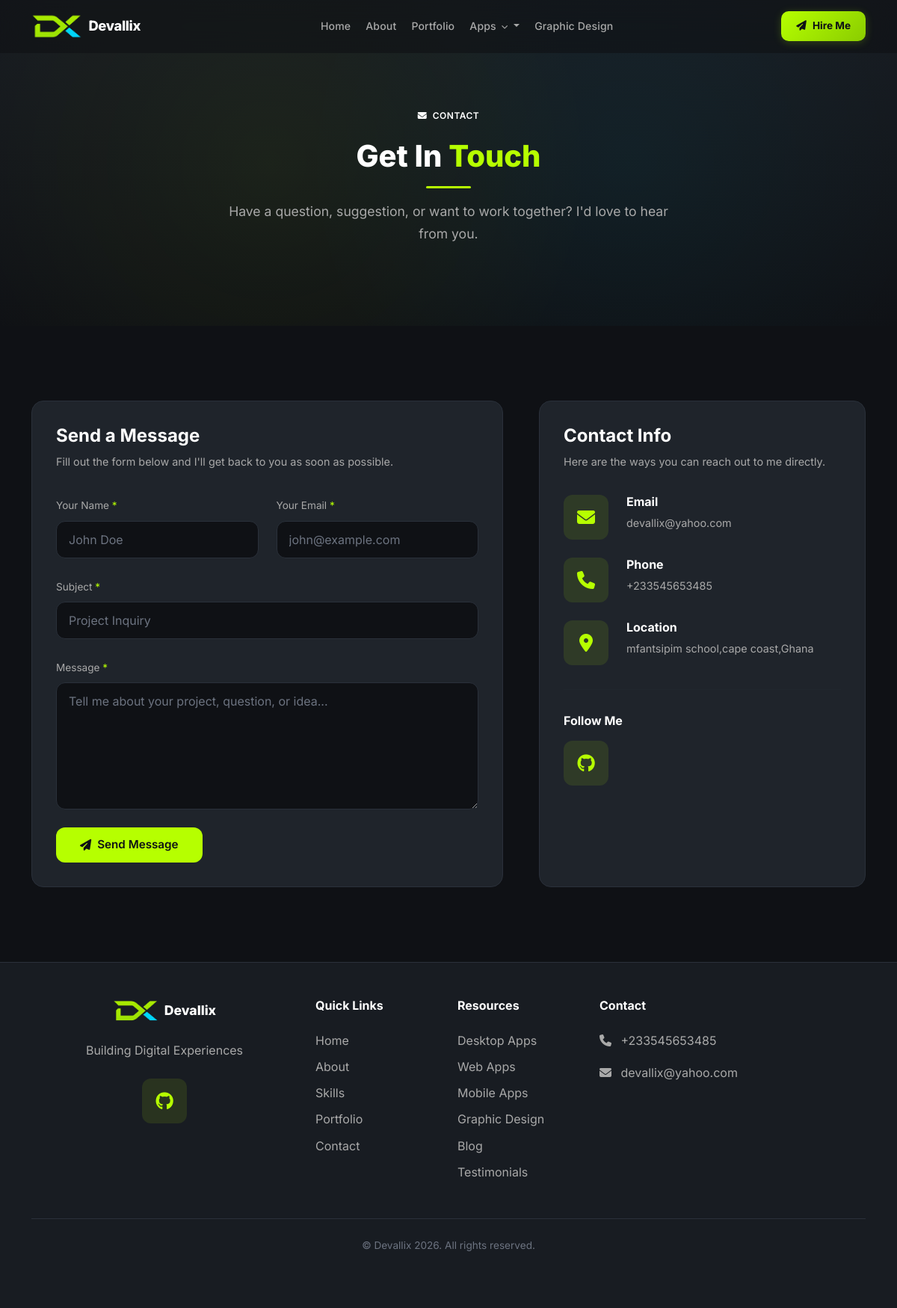
Page /contact/ on the committed database.
### apps/core/models.py (models this page shows, shortened)
class SiteSettings(models.Model):
    site_name = models.CharField(max_length=200, default='DevPortfolio')
    site_tagline = models.CharField(max_length=300, blank=True)
    logo = models.ImageField(upload_to='uploads/site/', blank=True, null=True)
    favicon = models.ImageField(upload_to='uploads/site/', blank=True, null=True)
    hero_title = models.CharField(max_length=300, blank=True)
    hero_subtitle = models.TextField(blank=True)
    hero_cta_text = models.CharField(max_length=100, default='View Portfolio')
    hero_cta_url = models.CharField(max_length=300, default='/portfolio/')
    about_image = models.ImageField(upload_to='uploads/site/', blank=True, null=True)
    footer_text = models.TextField(blank=True)
    meta_title = models.CharField(max_length=200, blank=True)
    meta_description = models.TextField(blank=True)
    meta_keywords = models.TextField(blank=True)
    og_image = models.ImageField(upload_to='uploads/site/', blank=True, null=True)
    google_analytics_code = models.TextField(blank=True)
    email = models.EmailField(blank=True)
    phone = models.CharField(max_length=20, blank=True)
    address = models.TextField(blank=True)
    github_url = models.URLField(blank=True)
    linkedin_url = models.URLField(blank=True)
    twitter_url = models.URLField(blank=True)
    youtube_url = models.URLField(blank=True)
    facebook_url = models.URLField(blank=True)
    instagram_url = models.URLField(blank=True)
    updated_at = models.DateTimeField(auto_now=True)
    class Meta:
        verbose_name = 'Site Settings'
        verbose_name_plural = 'Site Settings'
    @classmethod
    def load(cls):
        obj, created = cls.objects.get_or_create(pk=1)
        return obj

### apps/contact/views.py (the view, shortened to what this page needs)
# urls.py: path('', views.ContactView.as_view(), name='contact'),
class ContactView(FormView):
    form_class = ContactForm
    template_name = 'contact/contact.html'
    success_url = '/contact/'
    def get_context_data(self, **kwargs):
        context = super().get_context_data(**kwargs)
        context['page_title'] = 'Contact Us'
        return context

### templates/contact/contact.html (shortened to what this page needs)
{% extends 'base.html' %}
{% load static %}
{% block content %}
<div class="page-header">
    <div class="container">
        <div class="row justify-content-center">
            <div class="col-lg-8 text-center" data-aos="fade-up">
                <span class="badge-custom mb-3"><i class="fas fa-envelope me-1"></i> Contact</span>
                <h1 class="section-title">Get In <span class="accent">Touch</span></h1>
                <div class="divider divider-center"></div>
                <p class="section-subtitle">Have a question, suggestion, or want to work together? I'd love to hear from you.</p>
            </div>
        </div>
    </div>
</div>
<section class="section-padding">
    <div class="container">
        <div class="row g-5">
            <div class="col-lg-7" data-aos="fade-right">
                <div class="card-custom">
                    <h4 class="fw-bold mb-2">Send a <span class="accent">Message</span></h4>
                    <p style="color:var(--text-muted);margin-bottom:2rem;font-size:0.9rem;">Fill out the form below and I'll get back to you as soon as possible.</p>
                    <form method="post" novalidate>
                        <div class="row g-4">
                            <div class="col-md-6">
                                <label for="id_name" class="form-label" style="color:var(--text-muted);font-size:0.85rem;">Your Name <span style="color:var(--accent-primary);">*</span></label>
                                <input type="text" name="name" id="id_name" class="form-control form-control-custom" placeholder="John Doe" value="{{ form.name.value|default:'' }}" required>
                            </div>
                            <div class="col-md-6">
                                <label for="id_email" class="form-label" style="color:var(--text-muted);font-size:0.85rem;">Your Email <span style="color:var(--accent-primary);">*</span></label>
                                <input type="email" name="email" id="id_email" class="form-control form-control-custom" placeholder="john@example.com" value="{{ form.email.value|default:'' }}" required>
                            </div>
                            <div class="col-12">
                                <label for="id_subject" class="form-label" style="color:var(--text-muted);font-size:0.85rem;">Subject <span style="color:var(--accent-primary);">*</span></label>
                                <input type="text" name="subject" id="id_subject" class="form-control form-control-custom" placeholder="Project Inquiry" value="{{ form.subject.value|default:'' }}" required>
                            </div>
                            <div class="col-12">
                                <label for="id_message" class="form-label" style="color:var(--text-muted);font-size:0.85rem;">Message <span style="color:var(--accent-primary);">*</span></label>
                                <textarea name="message" id="id_message" class="form-control form-control-custom" rows="6" placeholder="Tell me about your project, question, or idea..." required>{{ form.message.value|default:'' }}</textarea>
                            </div>
                            <div class="col-12">
                                <button type="submit" class="btn btn-primary-custom btn-lg">
                                    <i class="fas fa-paper-plane"></i> Send Message
                                </button>
                            </div>
                        </div>
                    </form>
                </div>
            </div>
            <div class="col-lg-5" data-aos="fade-left">
                <div class="card-custom h-100">
                    <h4 class="fw-bold mb-2">Contact <span class="accent">Info</span></h4>
                    <p style="color:var(--text-muted);margin-bottom:2rem;font-size:0.9rem;">Here are the ways you can reach out to me directly.</p>
                    <div class="d-flex align-items-start gap-4 mb-4" data-aos="fade-up" data-aos-delay="100">
                        <div class="icon-box icon-box-accent flex-shrink-0">
                            <i class="fas fa-envelope"></i>
                        </div>
                        <div>
                            <h6 class="fw-bold mb-1">Email</h6>
                            {% if site_settings.email %}
                            <a href="mailto:{{ site_settings.email }}" style="color:var(--text-muted);font-size:0.9rem;">{{ site_settings.email }}</a>
                            {% else %}
                            <span style="color:var(--text-dim);font-size:0.9rem;">Not configured</span>
                            {% endif %}
                        </div>
                    </div>
                    <div class="d-flex align-items-start gap-4 mb-4" data-aos="fade-up" data-aos-delay="200">
                        <div class="icon-box icon-box-accent flex-shrink-0">
                            <i class="fas fa-phone"></i>
                        </div>
                        <div>
                            <h6 class="fw-bold mb-1">Phone</h6>
                            {% if site_settings.phone %}
                            <a href="tel:{{ site_settings.phone }}" style="color:var(--text-muted);font-size:0.9rem;">{{ site_settings.phone }}</a>
                            {% else %}
                            <span style="color:var(--text-dim);font-size:0.9rem;">Not configured</span>
                            {% endif %}
                        </div>
                    </div>
                    <div class="d-flex align-items-start gap-4 mb-4" data-aos="fade-up" data-aos-delay="300">
                        <div class="icon-box icon-box-accent flex-shrink-0">
                            <i class="fas fa-map-marker-alt"></i>
                        </div>
                        <div>
                            <h6 class="fw-bold mb-1">Location</h6>
                            {% if site_settings.address %}
                            <span style="color:var(--text-muted);font-size:0.9rem;">{{ site_settings.address }}</span>
                            {% else %}
                            <span style="color:var(--text-dim);font-size:0.9rem;">Not configured</span>
                            {% endif %}
                        </div>
                    </div>
                    <hr style="border-color:var(--border-color);margin:2rem 0;">
                    <h6 class="fw-bold mb-3" style="color:var(--text-white);">Follow Me</h6>
                    <div class="d-flex flex-wrap gap-2" data-aos="fade-up" data-aos-delay="400">
                        {% if site_settings.github_url %}
                        <a href="{{ site_settings.github_url }}" class="icon-box icon-box-accent" target="_blank" rel="noopener" title="GitHub">
                            <i class="fab fa-github"></i>
                        </a>
                        {% endif %}
                    </div>
                </div>
            </div>
        </div>
    </div>
</section>
{% endblock %}

### templates/includes/navbar.html (shortened to what this page needs)
<nav class="navbar navbar-expand-lg navbar-dark fixed-top" id="mainNav">
    <div class="container">
        <a class="navbar-brand d-flex align-items-center gap-2" href="{% url 'core:home' %}">
            {% if site_settings.logo %}
            <img src="{{ site_settings.logo.url }}" alt="{{ site_settings.site_name }}" height="36">
            {% else %}
            <div class="brand-logo-box">
                <span>D</span>
            </div>
            {% endif %}
            <span class="brand-text">{{ site_settings.site_name|default:'DevPortfolio' }}</span>
        </a>
        <div class="collapse navbar-collapse" id="navbarNav">
            <ul class="navbar-nav mx-auto align-items-lg-center nav-pills-wrapper">
                <li class="nav-item">
                    <a class="nav-link {% if request.resolver_match.url_name == 'home' %}active{% endif %}" href="{% url 'core:home' %}">Home</a>
                </li>
                <li class="nav-item">
                    <a class="nav-link {% if request.resolver_match.url_name == 'about' %}active{% endif %}" href="{% url 'core:about' %}">About</a>
                </li>
                <li class="nav-item">
                    <a class="nav-link {% if request.resolver_match.url_name == 'portfolio' %}active{% endif %}" href="{% url 'portfolio:portfolio' %}">Portfolio</a>
                </li>
                <li class="nav-item dropdown nav-apps-dropdown">
                    <a class="nav-link dropdown-toggle " href="#" id="appsDropdown" role="button" data-bs-toggle="dropdown" data-bs-display="static" aria-expanded="false">
                        Apps <i class="fas fa-chevron-down nav-chevron"></i>
                    </a>
                </li>
                <li class="nav-item">
                    <a class="nav-link {% if request.resolver_match.app_name == 'graphic_design' %}active{% endif %}" href="{% url 'graphic_design:design_list' %}">Graphic Design</a>
                </li>
            </ul>
            <div class="d-flex align-items-center gap-3 nav-actions">
                <a href="{% url 'contact:contact' %}" class="nav-cta-btn">
                    <span class="nav-cta-icon"><i class="fas fa-paper-plane"></i></span>
                    Hire Me
                </a>
            </div>
        </div>
    </div>
</nav>

### templates/includes/footer.html (shortened to what this page needs)
<footer class="bg-secondary-custom" style="border-top:1px solid var(--border-color);">
    <div class="container py-5">
        <div class="row g-4 justify-content-center text-center">
            <div class="col-lg-4 col-md-6">
                <div class="d-flex align-items-center justify-content-center gap-2 mb-4">
                    {% if site_settings.logo %}
                    <img src="{{ site_settings.logo.url }}" alt="{{ site_settings.site_name }}" height="32">
                    {% else %}
                    <div style="width:32px;height:32px;border-radius:8px;background:var(--accent-primary);display:flex;align-items:center;justify-content:center;">
                        <span style="color:var(--bg-primary);font-weight:800;">D</span>
                    </div>
                    {% endif %}
                    <span style="font-weight:800;font-size:1.1rem;">{{ site_settings.site_name|default:'DevPortfolio' }}</span>
                </div>
                <p style="color:var(--text-muted);max-width:350px;margin:0 auto;">{{ site_settings.footer_text|default:'Professional software developer crafting premium desktop, web and mobile applications, plus bold graphic design.' }}</p>
                <div class="d-flex justify-content-center gap-3 mt-4">
                    {% if site_settings.github_url %}
                    <a href="{{ site_settings.github_url }}" class="icon-box icon-box-accent" target="_blank" rel="noopener">
                        <i class="fab fa-github"></i>
                    </a>
                    {% endif %}
                </div>
            </div>
            <div class="col-lg-2 col-md-6 text-start">
                <h6 class="fw-bold mb-4" style="color:var(--text-white);">Quick Links</h6>
                <ul class="list-unstyled footer-links">
                    <li class="mb-2"><a href="{% url 'core:home' %}">Home</a></li>
                    <li class="mb-2"><a href="{% url 'core:about' %}">About</a></li>
                    <li class="mb-2"><a href="{% url 'core:skills' %}">Skills</a></li>
                    <li class="mb-2"><a href="{% url 'portfolio:portfolio' %}">Portfolio</a></li>
                    <li class="mb-2"><a href="{% url 'contact:contact' %}">Contact</a></li>
                </ul>
            </div>
            <div class="col-lg-2 col-md-6 text-start">
                <h6 class="fw-bold mb-4" style="color:var(--text-white);">Resources</h6>
                <ul class="list-unstyled footer-links">
                    <li class="mb-2"><a href="{% url 'desktop_apps:app_list' %}">Desktop Apps</a></li>
                    <li class="mb-2"><a href="{% url 'web_projects:project_list' %}">Web Apps</a></li>
                    <li class="mb-2"><a href="{% url 'mobile_apps:app_list' %}">Mobile Apps</a></li>
                    <li class="mb-2"><a href="{% url 'graphic_design:design_list' %}">Graphic Design</a></li>
                    <li class="mb-2"><a href="{% url 'blog:post_list' %}">Blog</a></li>
                    <li class="mb-2"><a href="{% url 'testimonials:testimonial_list' %}">Testimonials</a></li>
                </ul>
            </div>
            <div class="col-lg-4 col-md-6 text-start">
                <h6 class="fw-bold mb-4" style="color:var(--text-white);">Contact</h6>
                <div class="footer-contact">
                    {% if site_settings.phone %}
                    <div class="mb-3" style="color:var(--text-muted);">
                        <i class="fas fa-phone me-2"></i>
                        <span>{{ site_settings.phone }}</span>
                    </div>
                    {% endif %}
                    {% if site_settings.email %}
                    <div class="mb-3" style="color:var(--text-muted);">
                        <i class="fas fa-envelope me-2"></i>
                        <span>{{ site_settings.email }}</span>
                    </div>
                    {% endif %}
                </div>
            </div>
        </div>
        <div style="border-top:1px solid var(--border-color);margin-top:2rem;">
            <div class="py-4 text-center">
                <p style="color:var(--text-dim);font-size:0.85rem;margin:0;">
                    &copy; {{ site_settings.site_name|default:'DevPortfolio' }} {% now "Y" %}. All rights reserved.
                </p>
            </div>
        </div>
    </div>
</footer>

### rows in the picture
SiteSettings: logo (picture), site_name "Devallix", email "devallix@yahoo.com", phone "+233545653485", address "mfantsipim school,cape coast,Ghana", footer_text "Building Digital Experiences"
